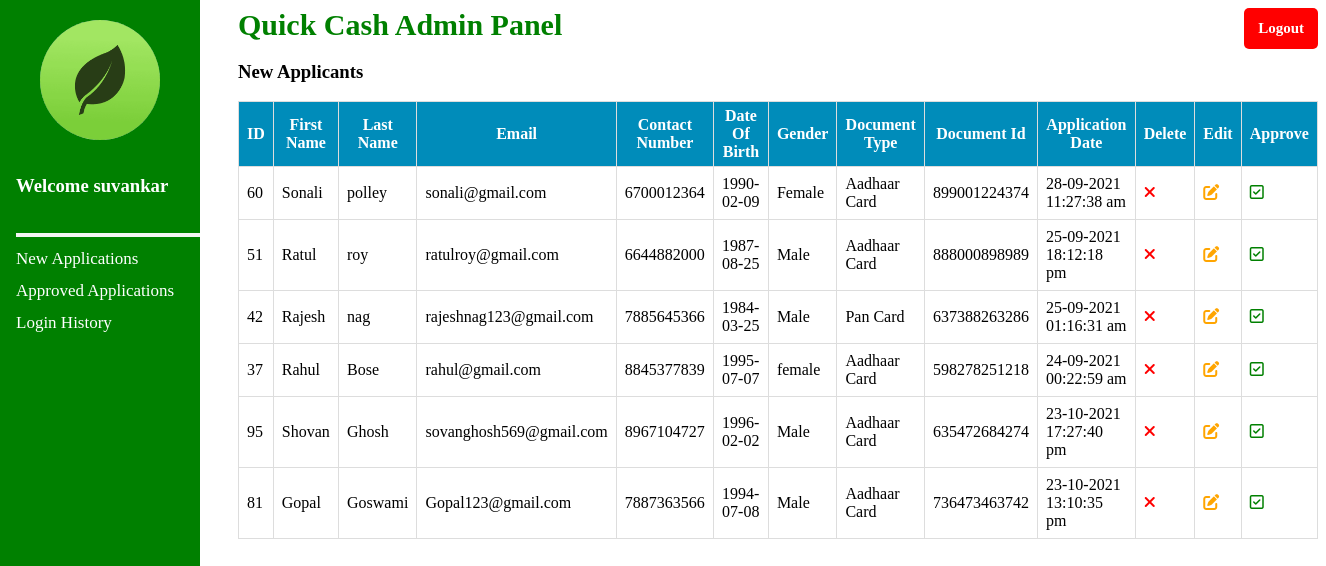
Page /admin/admin_welcome.php (signed in) on the committed database.
### tables this page shows
CREATE TABLE `user` (
  `id` int(11) NOT NULL,
  `fname` varchar(20) NOT NULL,
  `lname` varchar(20) NOT NULL,
  `email` varchar(50) NOT NULL,
  `phone` varchar(10) NOT NULL,
  `dob` date NOT NULL,
  `gender` varchar(10) NOT NULL,
  `document` varchar(50) NOT NULL,
  `card_no` varchar(15) NOT NULL,
  `datetime` varchar(100) NOT NULL
);

### admin/session.php (called while the page is built, shortened)
<?php
include_once 'dbconfig.php';
   $user_check = $_SESSION['login_user'];
   $ses_sql = mysqli_query($connect,"select admin_id, name from admin where admin_id = '$user_check' ");
   $row = mysqli_fetch_array($ses_sql,MYSQLI_ASSOC);
   $login_session1 = $row['name'];
?>

### admin/admin_welcome.php (the view, shortened to what this page needs)
<!DOCTYPE html>
<html>
    <head>
        <link href="../css/sidenav.css" rel="stylesheet" type="text/css"/>
        <link rel="stylesheet" href="https://cdnjs.cloudflare.com/ajax/libs/font-awesome/4.7.0/css/font-awesome.min.css">
        <link rel="stylesheet" href="https://cdnjs.cloudflare.com/ajax/libs/font-awesome/4.7.0/css/font-awesome.min.css">
    </head>
    <body>
        <?php
            include_once 'session.php';
            include_once 'dbconfig.php';
        ?>
        <div>
            <div class="container">
                <div>
                    <div class="sidenav">
                        <img src="../pics/icoon.png" alt="" id="icon"/>
                        <h3 style=" padding: 12px 16px; color: white;">Welcome
                        <?php echo $login_session1 ?></h3>
                        <a href="#"><div class="line"></div></a>
                        <a href="#about" id="newapp">New Applications</a>
                        <a href="#services" id="approved">Approved Applications</a>
                        <a href="#History" id="history">Login History</a>
                     </div>
                </div>
            </div>
            <div>
                <div class="content">
                    <div>
                        <div class="headbar">
                            <span class="head">Quick Cash Admin Panel</span>
                            <span class="logoutbutton"><a href="logout.php">Logout</a></span>
                        </div>
                    </div>
                    <div class="newapp">
                        <h3>New Applicants</h3>
                        <div>
                            <?php
                                $newapp = mysqli_query($connect,"SELECT *from user where id not in (select id from user2) order by datetime desc");
                            ?>
                            <table id="customers">
                                <thead>
                                <th>ID</th>
                                <th>First Name</th>
                                <th>Last Name</th>
                                <th>Email</th>
                                <th>Contact Number</th>
                                <th>Date Of Birth</th>
                                <th>Gender</th>
                                <th>Document Type</th>
                                <th>Document Id</th>
                                <th>Application Date</th>
                                <th>Delete</th>
                                <th>Edit</th>
                                <th>Approve</th>
                                </thead>
                                <tbody>
                                   <?php
                                        while($res = mysqli_fetch_array($newapp)){
                                                    echo '<tr>';
                                                    echo '<td>'.$res['id'].'</td>';
                                                    echo '<td>'.$res['fname'].'</td>';
                                                    echo '<td>'.$res['lname'].'</td>';
                                                    echo '<td>'.$res['email'].'</td>';
                                                    echo '<td>'.$res['phone'].'</td>';
                                                    echo '<td>'.$res['dob'].'</td>';
                                                    echo '<td>'.$res['gender'].'</td>';
                                                    echo '<td>'.$res['document'].'</td>';
                                                    echo '<td>'.$res['card_no'].'</td>';
                                                    echo '<td>'.$res['datetime'].'</td>';
                                                    echo "<td><a href=\"delete.php?id=$res[id]\" onClick=\"return confirm('Are you sure?')\"><i class='fa fa-remove' style='color: red'></i></a></td>";
                                                    echo "<td><a href=\"edit.php?id=$res[id]\"><i class='fas fa-edit' style='color: orange'></i></a></td>";
                                                    echo "<td><a href=\"approve.php?id=$res[id]\"><i class='fa fa-check-square-o' style='color: green'></i></a></td>";
                                                    echo '<tr>';
                                            }
                                   ?>
                                </tbody>
                            </table>
                        </div>
                    </div>
                </div>
            </div>
        </div>
    </body>
</html>

### css/sidenav.css (style rules this page uses)
#icon { border-radius: 50%; width: 120px; height: 120px; position: relative; left: 20%; }
.head { font-size: 30px; color: green; font-weight: bold; }
.logoutbutton { float: right; padding: 12px 14px; border-radius: 5px; background-color: red; cursor: pointer; font-size: 15px; font-weight: bold; }
.logoutbutton a { text-decoration: none; color: white; }
.line { border: 2px solid whitesmoke; width: 180px; }
.sidenav { height: 100%; width: 200px; position: fixed; z-index: 1; top: 0; left: 0; background-color: green; overflow-x: hidden; padding-top: 20px; }
.sidenav a { padding: 6px 8px 6px 16px; text-decoration: none; font-size: 17px; color: white; display: block; }
.content { margin-left: 230px; }
#customers { border-collapse: collapse; width: 100%; }
#customers td, #customers th { border: 1px solid #ddd; padding: 8px; }
#customers tr:nth-child(even) { background-color: #f2f2f2; }
#customers th { padding-top: 5px; padding-bottom: 5px; text-align: center; background-color: #008cba; color: white; }

### rows in the picture
user: id "60", fname "Sonali", lname "polley", email "sonali@gmail.com", phone "6700012364", dob "1990-02-09", gender "Female", document "Aadhaar Card", card_no "899001224374", datetime "28-09-2021 11:27:38 am"
user: id "51", fname "Ratul", lname "roy", email "ratulroy@gmail.com", phone "6644882000", dob "1987-08-25", gender "Male", document "Aadhaar Card", card_no "888000898989", datetime "25-09-2021 18:12:18 pm"
user: id "42", fname "Rajesh", lname "nag", email "rajeshnag123@gmail.com", phone "7885645366", dob "1984-03-25", gender "Male", document "Pan Card", card_no "637388263286", datetime "25-09-2021 01:16:31 am"
user: id "37", fname "Rahul", lname "Bose", email "rahul@gmail.com", phone "8845377839", dob "1995-07-07", gender "female", document "Aadhaar Card", card_no "598278251218", datetime "24-09-2021 00:22:59 am"
user: id "95", fname "Shovan", lname "Ghosh", email "sovanghosh569@gmail.com", phone "8967104727", dob "1996-02-02", gender "Male", document "Aadhaar Card", card_no "635472684274", datetime "23-10-2021 17:27:40 pm"
user: id "81", fname "Gopal", lname "Goswami", email "Gopal123@gmail.com", phone "7887363566", dob "1994-07-08", gender "Male", document "Aadhaar Card", card_no "736473463742", datetime "23-10-2021 13:10:35 pm"

### other values in the picture
$login_session1 "suvankar"
